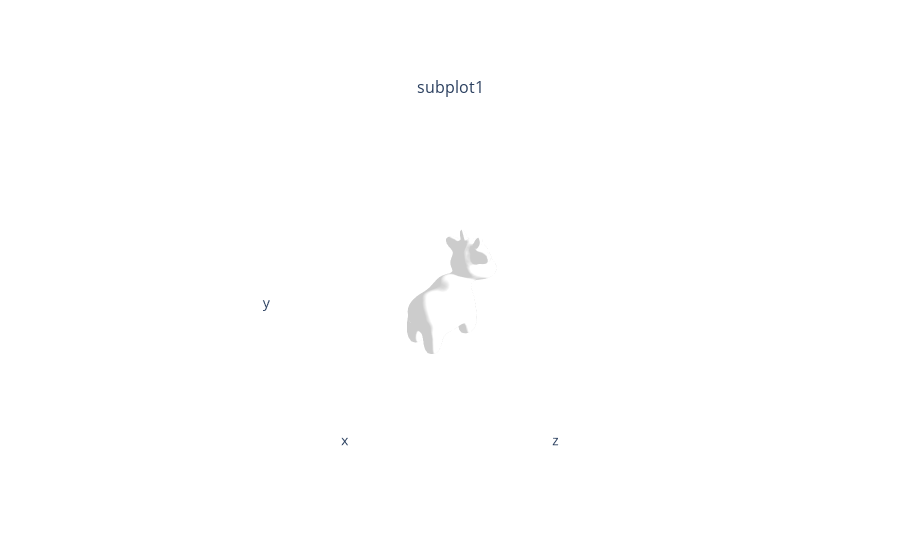

Notebook code cell kept with this figure:
### Code cell
verts, faces_idx, _ = load_obj(obj_filename)
faces = faces_idx.verts_idx

# Initialize each vertex to be white in color.
verts_rgb = torch.ones_like(verts)[None]  # (1, V, 3)
textures = TexturesVertex(verts_features=verts_rgb.to(device))

# Create a Meshes object
mesh = Meshes(
    verts=[verts.to(device)],   
    faces=[faces.to(device)],
    textures=textures
)

# Render the plotly figure
fig = plot_scene({
    "subplot1": {
        "cow_mesh": mesh
    }
})
fig.show()

### Figure 1 — Plotly figure (JSON) as saved in the notebook; plotly's stock layout.template omitted (floating-point values rounded to 4 significant figures; data arrays with more than 128 entries replaced by an {"elided": "..."} marker saying what was removed)
{"data": [{"i": {"elided": "5856 int values"}, "j": {"elided": "5856 int values"}, "k": {"elided": "5856 int values"}, "lighting": {"ambient": 0.8, "diffuse": 1, "facenormalsepsilon": 1e-06, "fresnel": 0, "roughness": 0.5, "specular": 0, "vertexnormalsepsilon": 1e-12}, "name": "cow_mesh", "scene": "scene", "type": "mesh3d", "vertexcolor": {"elided": "2930x3 int values"}, "x": {"elided": "2930 float values"}, "y": {"elided": "2930 float values"}, "z": {"elided": "2930 float values"}}], "layout": {"annotations": [{"font": {"size": 16}, "showarrow": false, "text": "subplot1", "x": 0.5, "xanchor": "center", "xref": "paper", "y": 1, "yanchor": "bottom", "yref": "paper"}], "scene": {"aspectmode": "cube", "camera": {"up": {"x": 0, "y": 1, "z": 0}}, "domain": {"x": [0, 1], "y": [0, 1]}, "xaxis": {"backgroundcolor": "#fff", "range": [-1.718, 1.718], "showaxeslabels": false, "showgrid": false, "showline": false, "showticklabels": false, "ticks": "", "zeroline": false}, "yaxis": {"backgroundcolor": "#fff", "range": [-1.615, 1.821], "showaxeslabels": false, "showgrid": false, "showline": false, "showticklabels": false, "ticks": "", "zeroline": false}, "zaxis": {"backgroundcolor": "#fff", "range": [-1.525, 1.911], "showaxeslabels": false, "showgrid": false, "showline": false, "showticklabels": false, "ticks": "", "zeroline": false}}}}
